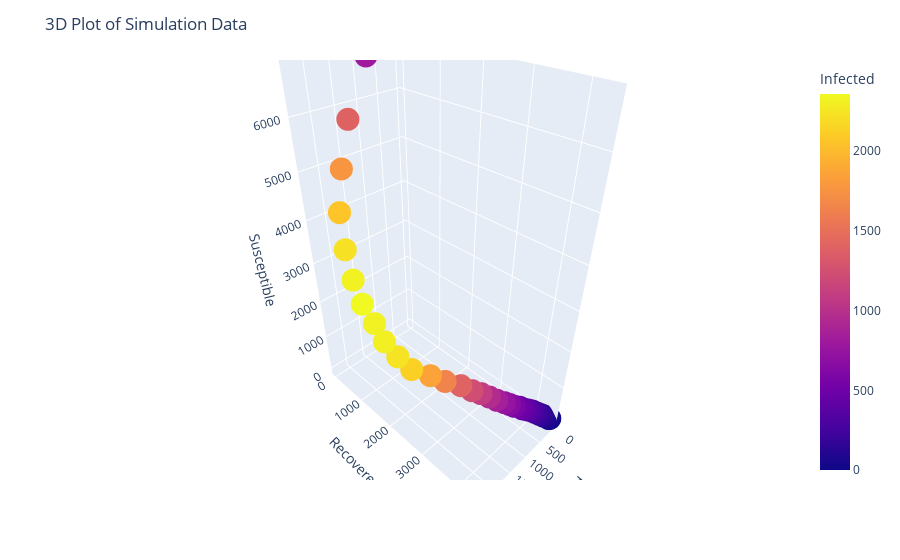

The code cell stored with this chart in its notebook:
### Code cell
import pandas as pd
import plotly.express as px

# Load the dataset
file_path = '/Users/Karan/Desktop/Project/simulation_output.csv'  # Update with your file path
data = pd.read_csv(file_path)

# Choose the dimensions to plot (update these as per your data)
x_dimension = 'Infected'
y_dimension = 'Recovered'
z_dimension = 'Susceptible'

# Create a 3D scatter plot
fig = px.scatter_3d(data, x=x_dimension, y=y_dimension, z=z_dimension, color=x_dimension)
fig.update_layout(title='3D Plot of Simulation Data', 
                  scene=dict(xaxis_title=x_dimension,
                             yaxis_title=y_dimension,
                             zaxis_title=z_dimension))
fig.show()

### Figure 1 — Plotly figure (JSON) as saved in the notebook; plotly's stock layout.template omitted (floating-point values rounded to 4 significant figures)
{"data": [{"hovertemplate": "Infected=%{marker.color}<br>Recovered=%{y}<br>Susceptible=%{z}<extra></extra>", "legendgroup": "", "marker": {"color": [813, 1393, 1769, 2065, 2227, 2321, 2359, 2321, 2311, 2234, 2129, 1853, 1639, 1402, 1236, 1094, 959, 848, 736, 650, 572, 491, 445, 398, 343, 302, 267, 235, 201, 182, 160, 139, 122, 117, 104, 98, 82, 69, 59, 50, 45, 37, 38, 36, 35, 33, 30, 25, 23, 19, 21, 23, 22, 16, 10, 9, 11, 10, 8, 8, 6, 4, 2, 1, 1, 1, 1, 0], "coloraxis": "coloraxis", "symbol": "circle"}, "mode": "markers", "name": "", "scene": "scene", "showlegend": false, "type": "scatter3d", "x": [813, 1393, 1769, 2065, 2227, 2321, 2359, 2321, 2311, 2234, 2129, 1853, 1639, 1402, 1236, 1094, 959, 848, 736, 650, 572, 491, 445, 398, 343, 302, 267, 235, 201, 182, 160, 139, 122, 117, 104, 98, 82, 69, 59, 50, 45, 37, 38, 36, 35, 33, 30, 25, 23, 19, 21, 23, 22, 16, 10, 9, 11, 10, 8, 8, 6, 4, 2, 1, 1, 1, 1, 0], "y": [13, 95, 266, 483, 769, 1056, 1327, 1610, 1863, 2144, 2415, 2650, 2842, 3053, 3213, 3334, 3453, 3567, 3683, 3759, 3833, 3905, 3955, 3992, 4039, 4069, 4097, 4133, 4168, 4186, 4213, 4229, 4247, 4254, 4266, 4278, 4295, 4305, 4317, 4326, 4331, 4336, 4341, 4344, 4344, 4348, 4350, 4355, 4358, 4359, 4361, 4363, 4365, 4367, 4372, 4373, 4373, 4374, 4374, 4375, 4377, 4378, 4379, 4379, 4379, 4379, 4379, 4379], "z": [6750, 5773, 4982, 4272, 3655, 3147, 2739, 2402, 2090, 1833, 1608, 1405, 1225, 1083, 930, 825, 708, 611, 540, 475, 413, 379, 329, 304, 274, 246, 224, 189, 165, 149, 127, 116, 102, 90, 83, 73, 67, 65, 57, 50, 45, 40, 33, 29, 26, 23, 22, 20, 18, 17, 13, 7, 5, 5, 5, 5, 2, 2, 2, 1, 1, 1, 1, 1, 1, 1, 1, 1]}], "layout": {"coloraxis": {"colorbar": {"title": {"text": "Infected"}}, "colorscale": [[0, "#0d0887"], [0.1111, "#46039f"], [0.2222, "#7201a8"], [0.3333, "#9c179e"], [0.4444, "#bd3786"], [0.5556, "#d8576b"], [0.6667, "#ed7953"], [0.7778, "#fb9f3a"], [0.8889, "#fdca26"], [1, "#f0f921"]]}, "legend": {"tracegroupgap": 0}, "margin": {"t": 60}, "scene": {"domain": {"x": [0, 1], "y": [0, 1]}, "xaxis": {"title": {"text": "Infected"}}, "yaxis": {"title": {"text": "Recovered"}}, "zaxis": {"title": {"text": "Susceptible"}}}, "title": {"text": "3D Plot of Simulation Data"}}}
